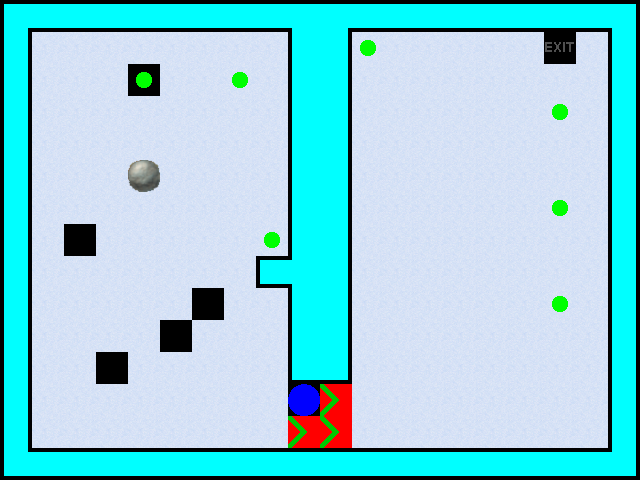

A 2D game scene composited from a Tiled map and its tileset images. What follows is a short description and the map's XML, with every tile layer's data as written:
An orthogonal 20x15 tile map with 32x32 px tiles, 3 tile layers (Layer 0, Layer 2, Layer 3), 1 hidden layer not drawn, 5 tilesets.

<map version="1.0" orientation="orthogonal" renderorder="right-down" width="20" height="15" tilewidth="32" tileheight="32" nextobjectid="1">
 <properties>
  <property name="Description" value="Brr, its cold here!\nAre you ready for some sliding?" />
  <property name="Title" value="Level 5" />
 </properties>
 <tileset firstgid="1" name="Walls" tilewidth="32" tileheight="32" tilecount="77">
  <image source="walls.png" width="352" height="224" />
 </tileset>
 <tileset firstgid="78" name="Layer0" tilewidth="32" tileheight="32" tilecount="16">
  <image source="Layer0.png" width="256" height="64" />
 </tileset>
 <tileset firstgid="94" name="Layer1" tilewidth="32" tileheight="32" tilecount="8">
  <image source="Layer1.png" width="256" height="32" />
 </tileset>
 <tileset firstgid="102" name="Layer2" tilewidth="32" tileheight="32" tilecount="8">
  <image source="Layer2.png" width="256" height="32" />
 </tileset>
 <tileset firstgid="110" name="Layer3" tilewidth="32" tileheight="32" tilecount="8">
  <image source="Layer3.png" width="256" height="32" />
 </tileset>
 <layer name="Layer 0" width="20" height="15">
  <data encoding="csv">
5,35,35,35,35,35,35,35,35,8,9,35,35,35,35,35,35,35,35,7,
15,80,80,80,80,80,80,80,80,12,14,80,80,80,80,80,80,78,80,15,
15,80,80,80,0,80,80,80,80,12,14,80,80,80,80,80,80,80,80,15,
15,80,80,80,80,80,80,80,80,12,14,80,80,80,80,80,80,80,80,15,
15,80,80,80,80,80,80,80,80,12,14,80,80,80,80,80,80,80,80,15,
15,80,80,80,80,80,80,80,80,12,14,80,80,80,80,80,80,80,80,15,
15,80,80,80,80,80,80,80,80,12,14,80,80,80,80,80,80,80,80,15,
15,80,0,80,80,80,80,80,80,12,14,80,80,80,80,80,80,80,80,15,
15,80,80,80,80,80,80,80,34,32,14,80,80,80,80,80,80,80,80,15,
15,80,80,80,80,80,0,80,80,12,14,80,80,80,80,80,80,80,80,15,
15,80,80,80,80,0,80,80,80,12,14,80,80,80,80,80,80,80,80,15,
15,80,80,0,80,80,80,80,80,23,25,80,80,80,80,80,80,80,80,15,
15,80,80,80,80,80,80,80,80,0,89,80,80,80,80,80,80,80,80,15,
15,80,80,80,80,80,80,80,80,89,89,80,80,80,80,80,80,80,80,15,
27,35,35,35,35,35,35,35,35,35,35,35,35,35,35,35,35,35,35,29
</data>
 </layer>
 <layer name="Layer 1" width="20" height="15" visible="0">
  <data encoding="csv">
0,0,0,0,0,0,0,0,0,0,0,0,0,0,0,0,0,0,0,0,
0,0,0,0,0,0,0,0,0,0,0,0,0,0,0,0,0,0,0,0,
0,0,0,0,0,0,0,0,0,0,0,0,0,0,0,0,0,0,0,0,
0,0,0,0,0,0,0,0,0,0,0,0,0,0,0,0,0,0,0,0,
0,0,0,0,0,0,0,0,0,0,0,0,0,0,0,0,0,0,0,0,
0,0,0,0,0,0,0,0,0,0,0,0,0,0,0,0,0,0,0,0,
0,0,0,0,0,0,0,0,0,0,0,0,0,0,0,0,0,0,0,0,
0,0,96,0,0,0,0,0,0,0,0,0,0,0,0,0,0,0,0,0,
0,0,0,0,0,0,0,0,0,0,0,0,0,0,0,0,0,0,0,0,
0,0,0,0,0,0,96,0,0,0,0,0,0,0,0,0,0,0,0,0,
0,0,0,0,0,96,0,0,0,0,0,0,0,0,0,0,0,0,0,0,
0,0,0,96,0,0,0,0,0,0,0,0,0,0,0,0,0,0,0,0,
0,0,0,0,0,0,0,0,0,0,0,0,0,0,0,0,0,0,0,0,
0,0,0,0,0,0,0,0,0,0,0,0,0,0,0,0,0,0,0,0,
0,0,0,0,0,0,0,0,0,0,0,0,0,0,0,0,0,0,0,0
</data>
 </layer>
 <layer name="Layer 2" width="20" height="15">
  <data encoding="csv">
0,0,0,0,0,0,0,0,0,0,0,0,0,0,0,0,0,0,0,0,
0,0,0,0,0,0,0,0,0,0,0,0,0,0,0,0,0,0,0,0,
0,0,0,0,0,0,0,0,0,0,0,0,0,0,0,0,0,0,0,0,
0,0,0,0,0,0,0,0,0,0,0,0,0,0,0,0,0,0,0,0,
0,0,0,0,0,0,0,0,0,0,0,0,0,0,0,0,0,0,0,0,
0,0,0,0,102,0,0,0,0,0,0,0,0,0,0,0,0,0,0,0,
0,0,0,0,0,0,0,0,0,0,0,0,0,0,0,0,0,0,0,0,
0,0,0,0,0,0,0,0,0,0,0,0,0,0,0,0,0,0,0,0,
0,0,0,0,0,0,0,0,0,0,0,0,0,0,0,0,0,0,0,0,
0,0,0,0,0,0,0,0,0,0,0,0,0,0,0,0,0,0,0,0,
0,0,0,0,0,0,0,0,0,0,0,0,0,0,0,0,0,0,0,0,
0,0,0,0,0,0,0,0,0,0,0,0,0,0,0,0,0,0,0,0,
0,0,0,0,0,0,0,0,0,0,0,0,0,0,0,0,0,0,0,0,
0,0,0,0,0,0,0,0,0,0,0,0,0,0,0,0,0,0,0,0,
0,0,0,0,0,0,0,0,0,0,0,0,0,0,0,0,0,0,0,0
</data>
 </layer>
 <layer name="Layer 3" width="20" height="15">
  <data encoding="csv">
0,0,0,0,0,0,0,0,0,0,0,0,0,0,0,0,0,0,0,0,
0,0,0,0,0,0,0,0,0,0,0,111,0,0,0,0,0,0,0,0,
0,0,0,0,111,0,0,111,0,0,0,0,0,0,0,0,0,0,0,0,
0,0,0,0,0,0,0,0,0,0,0,0,0,0,0,0,0,111,0,0,
0,0,0,0,0,0,0,0,0,0,0,0,0,0,0,0,0,0,0,0,
0,0,0,0,0,0,0,0,0,0,0,0,0,0,0,0,0,0,0,0,
0,0,0,0,0,0,0,0,0,0,0,0,0,0,0,0,0,111,0,0,
0,0,0,0,0,0,0,0,111,0,0,0,0,0,0,0,0,0,0,0,
0,0,0,0,0,0,0,0,0,0,0,0,0,0,0,0,0,0,0,0,
0,0,0,0,0,0,0,0,0,0,0,0,0,0,0,0,0,111,0,0,
0,0,0,0,0,0,0,0,0,0,0,0,0,0,0,0,0,0,0,0,
0,0,0,0,0,0,0,0,0,0,0,0,0,0,0,0,0,0,0,0,
0,0,0,0,0,0,0,0,0,110,0,0,0,0,0,0,0,0,0,0,
0,0,0,0,0,0,0,0,0,0,0,0,0,0,0,0,0,0,0,0,
0,0,0,0,0,0,0,0,0,0,0,0,0,0,0,0,0,0,0,0
</data>
 </layer>
</map>
